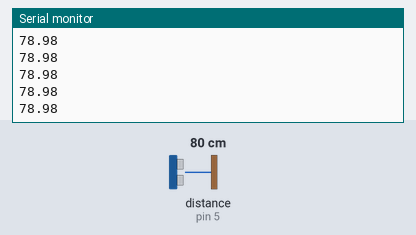
A sketch run on a simulated Arduino Uno, built with avr-gcc and run on an emulated ATmega328P. Shown: the last lines printed to the serial monitor. Wiring (inferred from the names in the program): ultrasonic range finder: trigger pin 4; echo pin 5. Inputs (shaded band) come from the test bench; at power-on: distance to the obstacle (sensor on pin 5) 80 cm. The echo pulse lasts 58.3 µs per cm.

Above: at 1.2 s.
1.3 s: distance to the obstacle (sensor on pin 5) set to 2 cm
At 1.31 s:
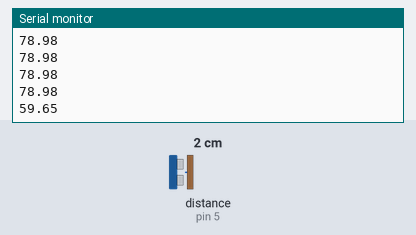
2.8 s: distance to the obstacle (sensor on pin 5) set to 4 cm
At 3.3 s:
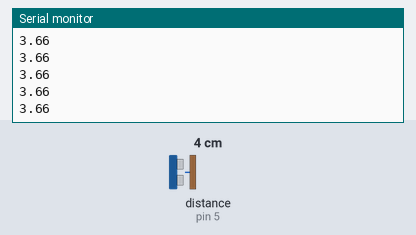
Timing chart, 0 to 5.8 s (numbered marks = the images above; inputs shaded):
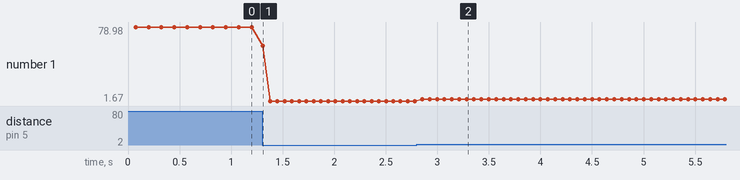

The sketch:

ArithmeticAverageFilter.ino
```cpp
/**
 * 算术平均滤波法
 */
#define TRIG_PIN 4       // 超声波Trig引脚
#define ECHO_PIN 5       // 超声波Echo引脚
#define FILTER_N 12     // 采样次数

float Filter_Value;

void setup() {
    pinMode(TRIG_PIN, OUTPUT);      // 设置Trig引脚为输出
  pinMode(ECHO_PIN, INPUT);       // 设置Echo引脚为输入

  Serial.begin(9600);// 初始化串口通信
}

void loop() {
  Filter_Value = Filter();// 获得滤波器输出值
  Serial.println(Filter_Value); // 串口输出
  delay(50);
}

// 获取当前的感应值
float Get_Value() {
  float cm;                   //距离变量
  float temp;                 //存储回波等待时间
  //给Trig发送一个低高低的短时间脉冲,触发测距
  digitalWrite(TRIG_PIN, LOW); //给Trig发送一个低电平
  delayMicroseconds(2);        //等待 2微妙
  digitalWrite(TRIG_PIN, HIGH); //给Trig发送一个高电平
  delayMicroseconds(10);        //等待 10微妙
  digitalWrite(TRIG_PIN, LOW); //给Trig发送一个低电平
  temp = float(pulseIn(ECHO_PIN, HIGH)); //存储回波等待时间
  cm = (temp * 17 ) / 1000;              //把回波时间换算成cm
  return cm;
}

float Filter() {
  int i;
  float filter_sum = 0;
  for (i = 0; i < FILTER_N; i++) {
    filter_sum += Get_Value();
    delay(1);
  }
  return (filter_sum / FILTER_N);
}
```

Measured:
- after the input at 1.3 s, the serial monitor: prints a new line at once (image 1)
- after the input at 2.8 s, the serial monitor: prints a new line after 0.05 s (image 2)
- plotted number 1: 78.98 → 1.67 after the input at 1.3 s, 1.67 → 3.66 after the input at 2.8 s
